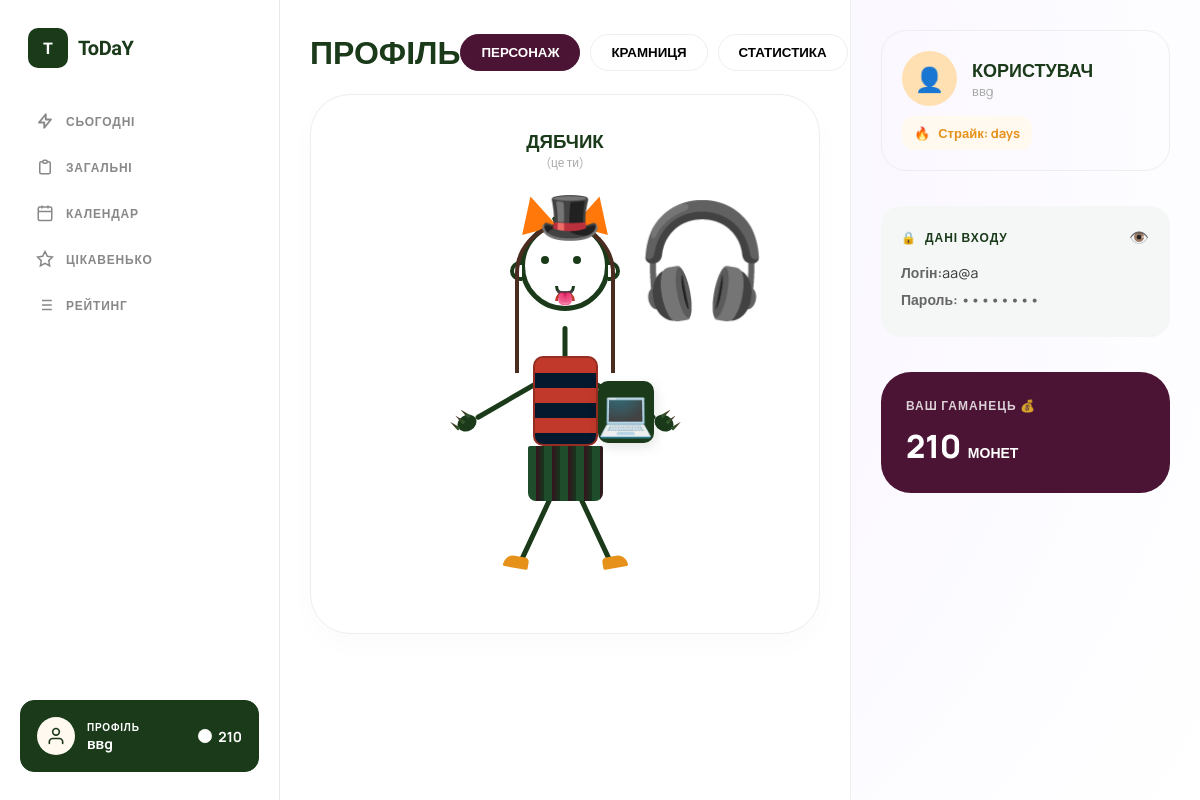
Before: /users/profile/ (signed in) with the older database file.
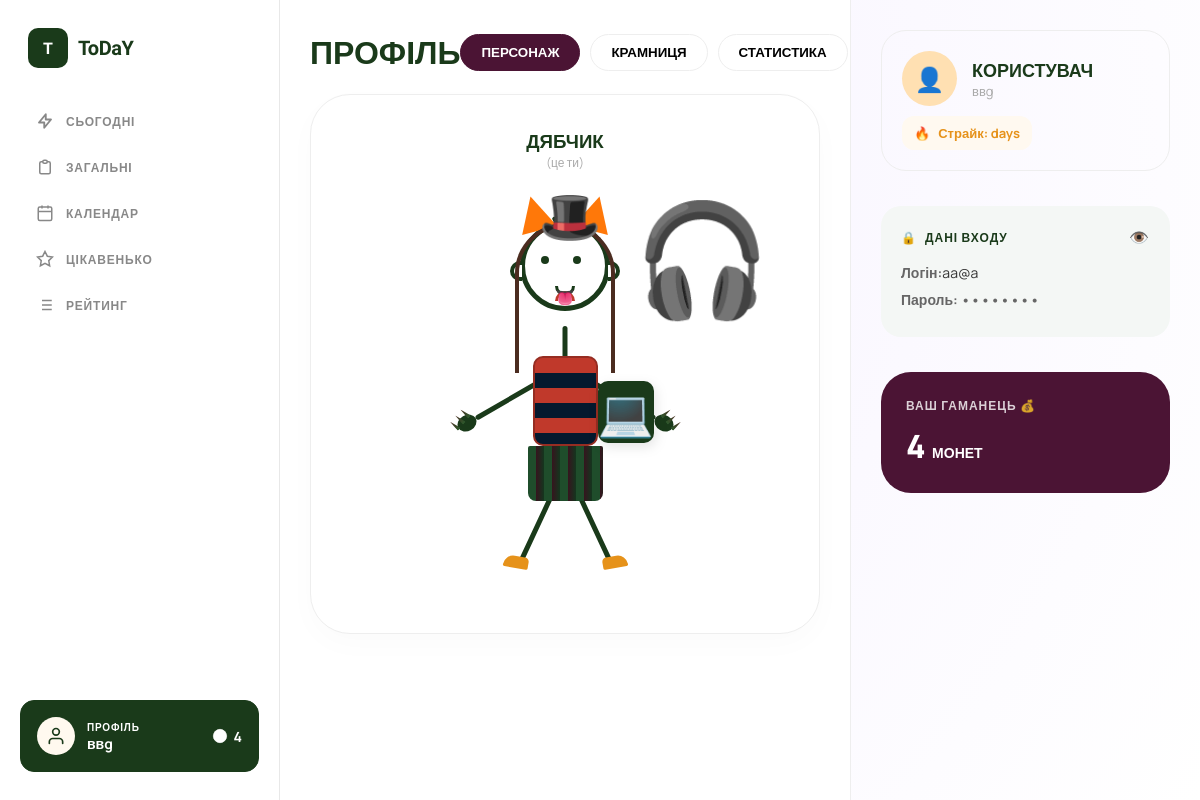
After: the same page with the newer database file.
### users/models.py (models this page shows)
class User(AbstractUser):
    email = models.EmailField(unique=True)
    total_points = models.IntegerField(default=0)
    coins = models.IntegerField(default=100)  # added this for coin sysytem
    USERNAME_FIELD = "email"
    REQUIRED_FIELDS = ['username']

### users/views.py (the view)
# urls.py: path('profile/', profile, name='profile'),
@login_required
def profile(request):
    character = Character.objects.get(user=request.user)
    return render(request, 'myapp/profile.html', {
        'user': request.user,
        'character': character,
    })

### myapp/templates/myapp/profile.html (shortened to what the changed rows need)
{% load static %}
<!DOCTYPE html>
<html lang="uk">
<head>
    <link rel="stylesheet" href="{% static 'myapp/css/menu.css' %}">
    <link rel="stylesheet" href="{% static 'myapp/css/style.css' %}">
</head>
<body>
<div class="dashboard">
    <aside class="sidebar">
    <a href="{% url 'myapp:profile' %}" class="profile-card chosen" style="text-decoration: none; color: inherit; display: flex;">
        <div class="profile-avatar">
        <svg width="20" height="20" fill="none" viewBox="0 0 24 24" color="white" stroke-width="2">
            <path stroke-linecap="round" stroke-linejoin="round" d="M20 21v-2a4 4 0 00-4-4H8a4 4 0 00-4 4v2"/>
            <circle cx="12" cy="7" r="4"/>
        </svg>
        </div>
        <div class="profile-info">
        <div class="profile-label">Профіль</div>
        <div class="profile-name">{{ request.user.username }}</div>
        </div>
        <div class="coins">
        <svg width="16" height="16" fill="currentColor" viewBox="0 0 24 24" class="coin-icon">
            <circle cx="12" cy="12" r="10"/>
        </svg>
        {{ request.user.coins|default:0 }}
        </div>
    </a>
    </aside>
    <main class="main-content">
        <div class="profile-header">
            <h1>Профіль</h1>
        </div>
    </main>
    <aside class="right-panel">
    <div class="user-info-section">
        <div class="info-card">
            <div style="display: flex; align-items: center; gap: 15px;">
                <div>
                    <div style="font-weight: 900; color: var(--green-dark); font-size: 18px;">КОРИСТУВАЧ</div>
                    <div style="font-size: 13px; color: #aaa;">{{ user.username }}</div>
                </div>
            </div>
        </div>
        <div class="login-data-card">
            <div class="login-header">
                <div style="display: flex; align-items: center; gap: 8px;">
                </div>
                <div id="toggle-password" onclick="togglePasswordVisibility()" style="cursor: pointer; font-size: 16px;">👁️</div>
            </div>
            <div class="login-field"><span>Логін:</span>{{ user.email }}</div>
            <div class="login-field"><span>Пароль:</span> <span id="password-text">••••••••</span></div>
        </div>
        <div class="wallet-card-new">
            <div class="wallet-amount">
                <span id="coin-count-display">{{ user.coins }}</span> <span style="font-size: 14px;">МОНЕТ</span>
            </div>
        </div>
    </div>
</aside>
</div>
</body>
</html>

Changed rows visible on the page:
changed User "ввg": user.coins "210" → "4"; coins "210" → "4"
